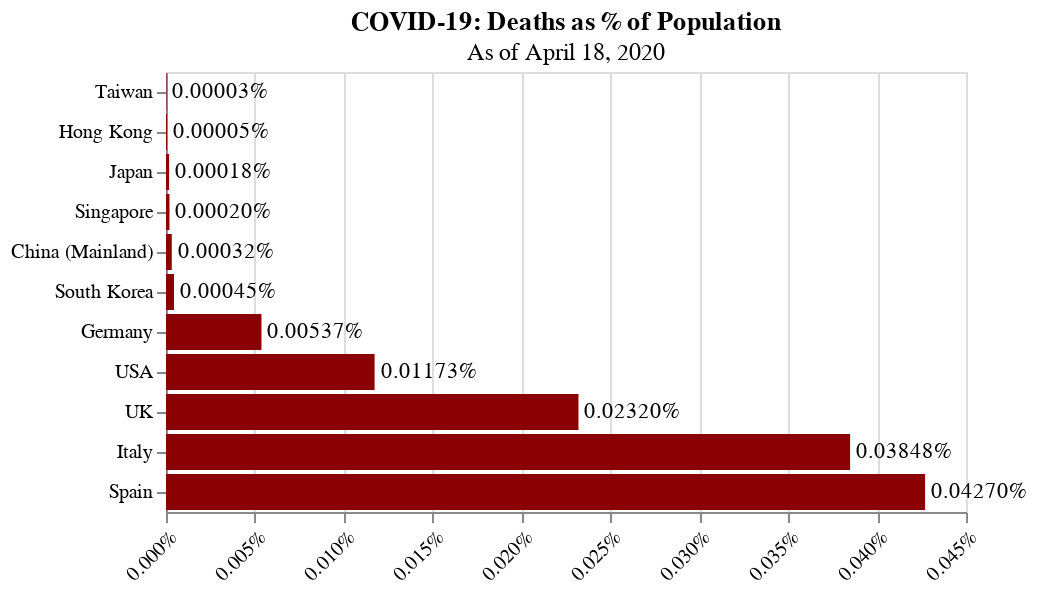

The cell this chart's notebook holds for it:
### Code cell
# Deaths over population
plot_case_pct(regions, regions.dop, 'COVID-19: Deaths as % of Population', 5, 'darkred')

### Figure 1 — Vega-Lite specification as saved in the notebook (floating-point values rounded to 4 significant figures)
{"config": {"view": {"continuousWidth": 400, "continuousHeight": 300}, "axisX": {"labelAngle": -45, "title": null}, "axisY": {"title": null}, "bar": {"color": "darkred"}}, "layer": [{"mark": "bar", "encoding": {"x": {"type": "quantitative", "axis": {"format": "%"}, "field": "%"}, "y": {"type": "ordinal", "field": "Region", "sort": "x"}}, "title": {"text": "COVID-19: Deaths as % of Population", "subtitle": "As of April 18, 2020"}}, {"mark": {"type": "text", "align": "left", "baseline": "middle", "dx": 3}, "encoding": {"text": {"type": "quantitative", "field": "%", "format": ".5%"}, "x": {"type": "quantitative", "axis": {"format": "%"}, "field": "%"}, "y": {"type": "ordinal", "field": "Region", "sort": "x"}}, "title": {"text": "COVID-19: Deaths as % of Population", "subtitle": "As of April 18, 2020"}}], "data": {"name": "data-fa18849c6b40151abe94d065846eb8f7"}, "$schema": "https://vega.github.io/schema/vega-lite/v4.8.1.json", "datasets": {"data-fa18849c6b40151abe94d065846eb8f7": [{"Region": "Taiwan", "%": 2.523e-07}, {"Region": "Singapore", "%": 1.951e-06}, {"Region": "Hong Kong", "%": 5.368e-07}, {"Region": "South Korea", "%": 4.493e-06}, {"Region": "Japan", "%": 1.755e-06}, {"Region": "China (Mainland)", "%": 3.244e-06}, {"Region": "USA", "%": 0.0001173}, {"Region": "Italy", "%": 0.0003848}, {"Region": "Germany", "%": 5.371e-05}, {"Region": "Spain", "%": 0.000427}, {"Region": "UK", "%": 0.000232}]}}
